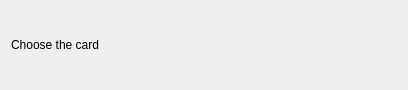
<?xml version="1.0" encoding="UTF-8"?>
<ui version="4.0">
 <class>ChooseEncounterActionWidget</class>
 <widget class="QWidget" name="ChooseEncounterActionWidget">
  <property name="geometry">
   <rect>
    <x>0</x>
    <y>0</y>
    <width>408</width>
    <height>90</height>
   </rect>
  </property>
  <property name="windowTitle">
   <string>Form</string>
  </property>
  <layout class="QHBoxLayout" name="horizontalLayout">
   <item>
    <widget class="QLabel" name="label_text">
     <property name="text">
      <string>Choose the card</string>
     </property>
     <property name="wordWrap">
      <bool>true</bool>
     </property>
    </widget>
   </item>
   <item>
    <layout class="QVBoxLayout" name="verticalLayout"/>
   </item>
  </layout>
 </widget>
 <resources>
  <include location="../qrc/unbroken.qrc"/>
 </resources>
 <connections/>
</ui>
